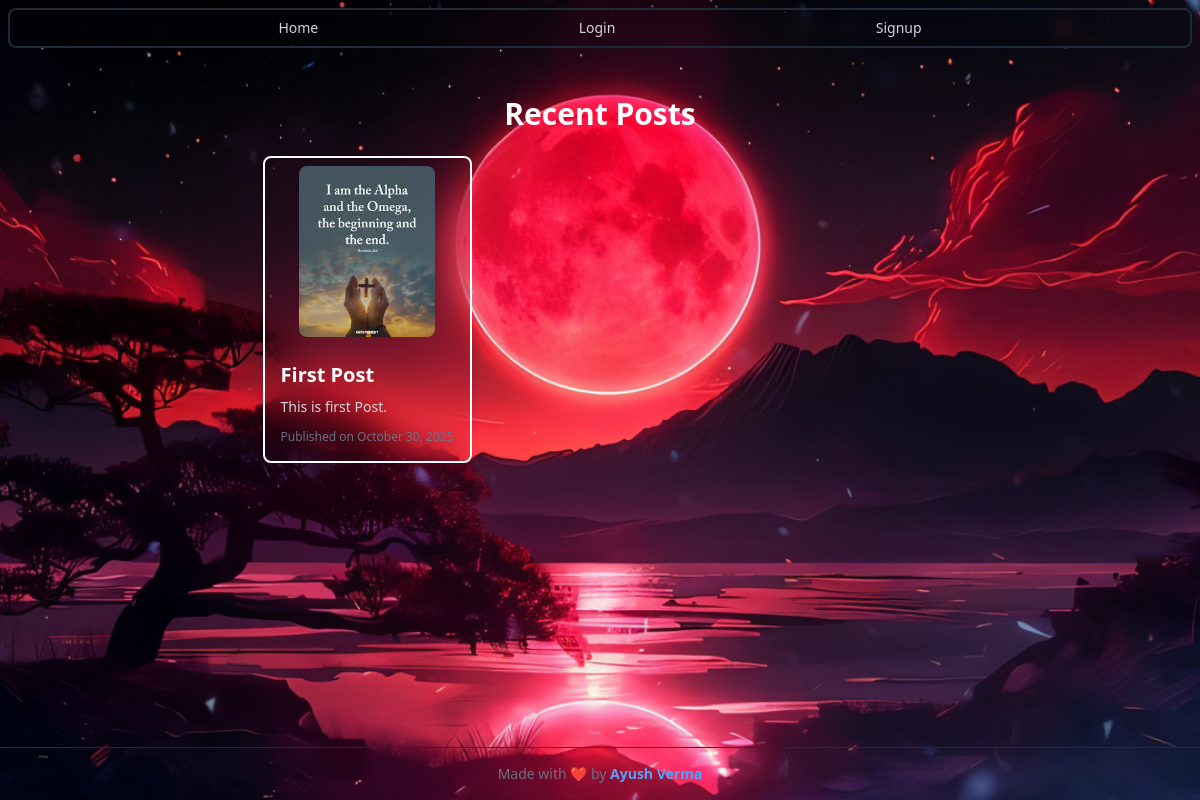
The page / on the database its author committed.
### a/models.py (models this page shows)
class Post(models.Model):
    title = models.CharField(max_length=500)
    description = models.TextField()
    img = models.ImageField(upload_to="images/",null=True,blank=True)
    vid = models.FileField(upload_to="videos/",null=True,blank=True)
    created_at = models.DateTimeField(auto_now_add=True)
    edited_at = models.DateTimeField(auto_now=True)
    author = models.ForeignKey(User,on_delete=models.CASCADE)

### a/views.py (the view)
# urls.py: path("",index,name="index"),
def index(request):
    posts = Post.objects.all().order_by('-created_at')
    return render(request,"a/index.html",{"posts":posts})

### a/templates/a/index.html (shortened to what this page needs)
{% load static %}
<!DOCTYPE html>
<html lang="en">
<head>
    <link rel="stylesheet" href="{% static 'a/index.css' %}">
    <script src="https://cdn.jsdelivr.net/npm/@tailwindcss/browser@4"></script>
</head>
<body class="bg-gray-900 text-white flex flex-col min-h-screen">
    <nav class="flex justify-evenly text-xs sm:text-sm md:text-md p-2 m-2 rounded-lg border-2 border-solid border-gray-800 backdrop-blur-sm">
        <a href="/" class="hover:scale-[1.05] transition-all text-gray-300 hover:text-white">Home</a>
        {% if user.is_authenticated %}
        <a href="/profile/" class="hover:scale-[1.05] text-gray-300 hover:text-white">Profile</a>
        <a href="/logout/" class="hover:scale-[1.05] text-gray-300 hover:text-white">Logout</a>
        <a href="/addpost/" class="hover:scale-[1.05] text-gray-300 hover:text-white">Add Post</a>
        {% else %}
        <a href="/login/" class="hover:scale-[1.05] text-gray-300 hover:text-white">Login</a>
        <a href="/signup/" class="hover:scale-[1.05] text-gray-300 hover:text-white">Signup</a>
        {% endif %}
    </nav>
    <section class="flex-grow max-w-6xl mx-auto p-4 mt-6">
        <h1 class="text-3xl font-semibold mb-6 text-center">Recent Posts</h1>
        {% if posts %}
        <div id="posts" class="grid gap-6 grid-cols-1 sm:grid-cols-2 lg:grid-cols-3">
            {% for post in posts %}
            <a href="{% url 'post_detail' post.id %}">
                <div class="cursor-pointer backdrop-blur-lg border-2 border-solid border-white border border-gray-700 rounded-lg shadow-md overflow-hidden hover:scale-[1.02] transition duration-200">
                {% if post.img %}
                <img src="{{ post.img.url }}" alt="{{ post.title }}" class="w-8/12 h-1/2 mx-auto object-cover m-2 rounded-lg">
                {% else %}
                <div class="w-full h-48 bg-gray-700 flex items-center justify-center text-gray-400 italic">
                    No Image Available
                </div>
                {% endif %}
                <div class="p-4">
                    <h2 class="text-xl font-bold mb-2">{{ post.title }}</h2>
                    <p class="text-gray-300 text-sm mb-3">
                        {{ post.description|truncatechars:200 }}
                    </p>
                    <p class="text-gray-500 text-xs">Published on {{ post.created_at|date:"F j, Y" }}</p>
                </div>
            </div>
            </a>
            {% endfor %}
        </div>
        {% else %}
        <p class="text-center text-gray-400 mt-10">No posts available yet. Check back soon!</p>
        {% endif %}
    </section>
    <footer class="text-center text-gray-500 text-sm py-4 border-t border-gray-800 mt-8">
        Made with ❤️ by <a href="https://polite-crostata-6170fa.netlify.app/" target="_blank">
            <span class="text-blue-400 font-semibold">Ayush Verma</span>
        </a>
    </footer>
</body>
</html>

### a/static/a/index.css (style rules this page uses)
body { background-image:url('index_bg.png'); background-repeat:no-repeat; background-size:cover; background-position:center; background-attachment:fixed; }

### rows shown on the page
Post: img (picture), title "First Post", description "This is first Post.", created_at "October 30, 2025"
